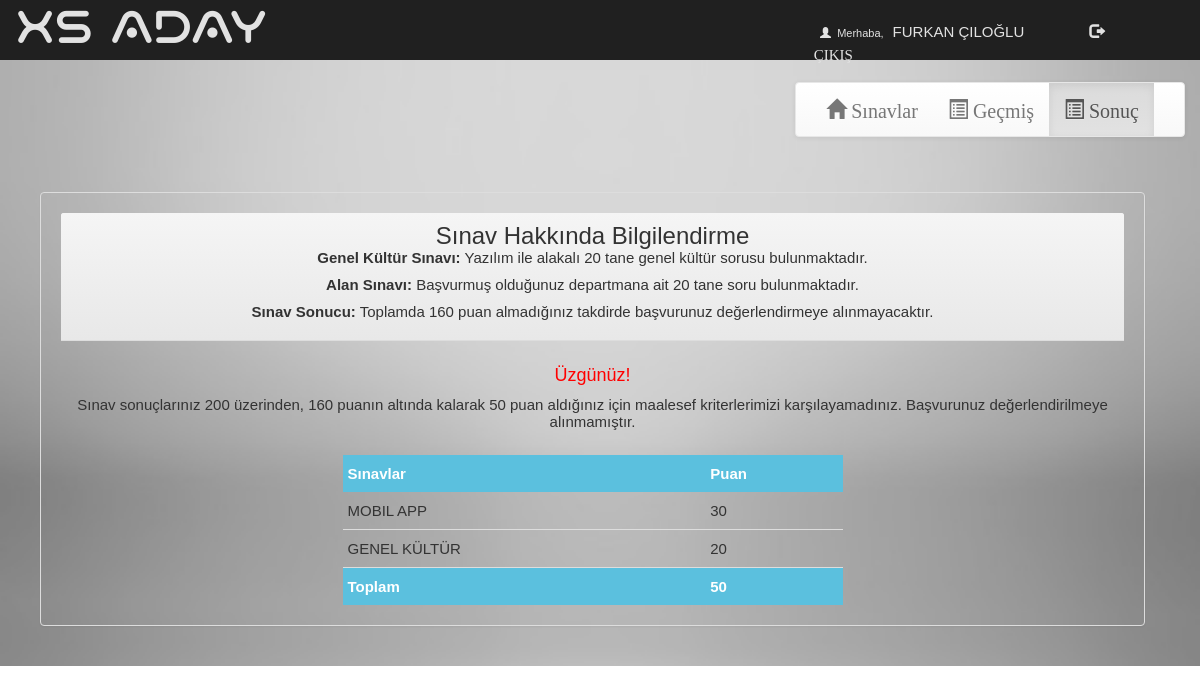
Page /account.php?q=3 (signed in) on the committed database.
### tables this page shows
CREATE TABLE IF NOT EXISTS `rank` (
  `email` varchar(50) NOT NULL,
  `score` int(11) NOT NULL,
  `time` timestamp NOT NULL DEFAULT CURRENT_TIMESTAMP ON UPDATE CURRENT_TIMESTAMP
);

CREATE TABLE IF NOT EXISTS `history` (
  `email` varchar(50) NOT NULL,
  `eid` text NOT NULL,
  `score` int(11) NOT NULL,
  `level` int(11) NOT NULL,
  `sahi` int(11) NOT NULL,
  `wrong` int(11) NOT NULL,
  `date` timestamp NOT NULL DEFAULT CURRENT_TIMESTAMP ON UPDATE CURRENT_TIMESTAMP
);

CREATE TABLE IF NOT EXISTS `quiz` (
  `eid` text NOT NULL,
  `title` varchar(100) NOT NULL,
  `sahi` int(11) NOT NULL,
  `wrong` int(11) NOT NULL,
  `total` int(11) NOT NULL,
  `time` bigint(20) NOT NULL,
  `intro` text NOT NULL,
  `tag` varchar(100) NOT NULL,
  `date` timestamp NOT NULL DEFAULT CURRENT_TIMESTAMP ON UPDATE CURRENT_TIMESTAMP
);

### account.php (the view, shortened to what this page needs)
<!DOCTYPE html PUBLIC "-//W3C//DTD XHTML 1.0 Transitional//EN" "http://www.w3.org/TR/xhtml1/DTD/xhtml1-transitional.dtd">
<html xmlns="http://www.w3.org/1999/xhtml">
<head>
<link  rel="stylesheet" href="css/bootstrap.min.css"/>
 <link  rel="stylesheet" href="css/bootstrap-theme.min.css"/>
 <link rel="stylesheet" href="css/main.css">
 <link  rel="stylesheet" href="css/font.css">
</head>
<body>
<div class="header">
<div class="row">
<div class="col-lg-6">
<span class="logo">XS ADAY</span></div>
<div class="col-md-4 col-md-offset-2">
 <?php
 include_once 'dbConnection.php';
  if(!(isset($_SESSION['email']))){
header("location:index.php");
}
else
{
$name = $_SESSION['name'];
$email=$_SESSION['email'];
echo '<span class="pull-right top title1" ><span class="log1"><span class="glyphicon glyphicon-user" aria-hidden="true"></span>&nbsp;&nbsp;Merhaba,</span> <a href="account.php?q=1" class="log log1">'.$name.'</a><a href="logout.php?q=account.php" class="log"><span class="glyphicon glyphicon-log-out" aria-hidden="true"></span>&nbsp;ÇIKIŞ</button></a></span>';
}?>
</div>
</div></div>
<div class="bg4">
  <nav class="navbar navbar-default title2 navbar-text">
    <div class="container4">
      <div class="row">
        <div class="col-md-12">
          <div class="collapse navbar-collapse">
            <ul class="nav navbar-nav justify-content-end">
              <li <?php if(@$_GET['q']==1) echo'class="active"'; ?> >
                <a href="account.php?q=1">
                  <span class="glyphicon glyphicon-home" aria-hidden="true"></span>&nbsp;Sınavlar
                </a>
              </li>
              <li <?php if(@$_GET['q']==2) echo'class="active"'; ?>>
                <a href="account.php?q=2">
                  <span class="glyphicon glyphicon-list-alt" aria-hidden="true"></span>&nbsp;Geçmiş
                </a>
              </li>
              <li <?php if(@$_GET['q']==3) echo'class="active"'; ?>>
                <a href="account.php?q=3">
                  <span class="glyphicon glyphicon-list-alt" aria-hidden="true"></span>&nbsp;Sonuç
                </a>
              </li>
            </ul>
          </div>
        </div>
      </div>
    </div>
  </nav>
  <div class="container1">
    <div class="row">
      <div class="col-md-12">
      <?php
      if (@$_GET['q'] == 3) {
          $q = mysqli_query($con, "SELECT * FROM rank WHERE email = '$email' ORDER BY score DESC") or die('Error223');
          $row = mysqli_fetch_array($q);
          $score = $row['score'];
      ?>
          <div class="panel panel-default">
              <div class="panel-heading text-center">
                <h3 class="panel-title">Sınav Hakkında Bilgilendirme</h3>
                <p><strong>Genel Kültür Sınavı:</strong> Yazılım ile alakalı 20 tane genel kültür sorusu bulunmaktadır.</p>
                <p><strong>Alan Sınavı:</strong> Başvurmuş olduğunuz departmana ait 20 tane soru bulunmaktadır.</p>
                <p><strong>Sınav Sonucu:</strong> Toplamda 160 puan almadığınız takdirde başvurunuz değerlendirmeye alınmayacaktır.</p>
              </div>
              <div class="panel-body text-center">
                <?php if ($score == 0): ?>
                  <h4>Sınava Henüz Girilmedi</h4>
                  <p>Lütfen sınava girerek başvurunuzu tamamlayın.</p>
                <?php elseif ($score >= 160): ?>
                  <h4 style="color:green">Başvurunuz Alındı!</h4>
                  <p>Sınav sonuçlarınız 200 üzerinden, 160 puanı geçerek <?php echo $score; ?> puan aldığınız için başvurunuz değerlendirilecektir. Detaylar için sizinle iletişime geçeceğiz.</p>
                <?php else: ?>
                  <h4 style="color:red">Üzgünüz!</h4>
                  <p>Sınav sonuçlarınız 200 üzerinden, 160 puanın altında kalarak <?php echo $score; ?> puan aldığınız için maalesef kriterlerimizi karşılayamadınız. Başvurunuz değerlendirilmeye alınmamıştır.</p>
                <?php endif; ?>
              </div>
      <?php
          $q=mysqli_query($con,"SELECT * FROM history WHERE email='$email' ORDER BY date DESC " )or die('Error197');
      $total_score = 0;
      echo '<div style=" max-width: 500px; margin: 0 auto;">
      <table style="border-collapse: collapse; width: 100%;">
      <thead>
      <tr style="background-color: #5bc0de; color: #fff;">
      <th style="padding: 10px 5px;">Sınavlar</th>
      <th style="padding: 10px 5px;">Puan</th>
      </tr>
      </thead>
      <tbody>';
      while($row=mysqli_fetch_array($q)) {
      $eid=$row['eid'];
      $s=$row['score'];
      $total_score += $s;
      $q23=mysqli_query($con,"SELECT title FROM quiz WHERE eid='$eid' " )or die('Error208');
      while($row=mysqli_fetch_array($q23) )
      {
      $title=$row['title'];
      }
      echo '<tr style="border-bottom: 1px solid #ddd;">
      <td style="padding: 10px 5px;">'.$title.'</td>
      <td style="padding: 10px 5px;">'.$s.'</td>
      </tr>';
      }
      echo '<tr style="background-color: #5bc0de; color: #fff;">
      <td style="padding: 10px 5px;"><b>Toplam</b></td>
      <td style="padding: 10px 5px;"><b>'.$total_score.'</b></td>
      </tr>';
      echo '</tbody></table></div>';
      }
      ?>
      </div>
    </div>
  </div>
</div>
</body>
</html>

### css/main.css (style rules this page uses)
.bg4 { background: url(../image/icn2.jpg); background-size: cover; max-width: 100%; min-height: 540px; }
.panel { margin: 40px; padding: 20px; font: 15px "Century Gothic", "Times Roman", sans-serif; }
.panel { background-color: transparent; background-size: cover; background-position: center center; }
.header { background: #202020; height: 60px; }
.logo { font-family: "Varino"; font-size: 45px; color: #e2e2e2; margin: 15px; }
.title1 { font: 16px 'Bruno Ace SC', cursive; line-height: 1.50; }
.title2 { font-family: "Times Roman"; font-size: 20px; line-height: 1.50; }
.container4 { display: flex; flex-wrap: wrap; justify-content: center; align-items: center; }
.top { margin-top: 20px; }
.log1 { font: 11px "Ubuntu", sans-serif; color: #e2e2e2; margin-left: 10px; }
.log { margin: 10px; margin-right: 60px; margin-left: 5px; color: #e2e2e2; text-decoration: none; font-size: 20px; font-size: 15px; }
::placeholder { color: white !important; }
.container4 { overflow: hidden; }

### rows in the picture
rank: score "50"
history: eid.title "MOBIL APP", score "30"
history: eid.title "GENEL KÜLTÜR", score "20"

### other values in the picture
$name "FURKAN ÇILOĞLU"
$total_score "50"
